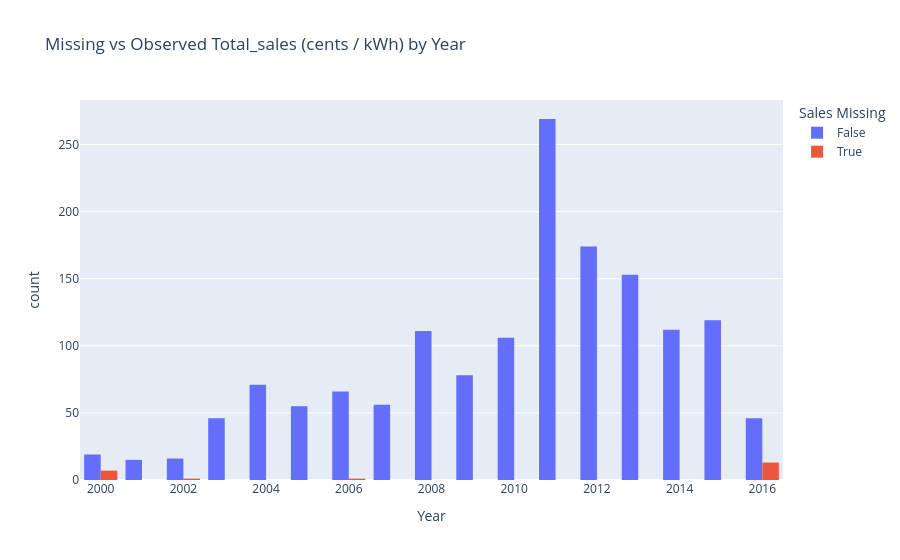

Notebook code cell kept with this figure:
### Code cell
df_plot["sales_missing"] = df_plot["Total_sales"].isna()

fig = px.histogram(
    df_plot,
    x="Year",
    color="sales_missing",
    barmode="group",
    category_orders={"sales_missing": [False, True]},
    labels={"sales_missing": "Sales Missing"},
    title="Missing vs Observed Total_sales (cents / kWh) by Year",
)

fig.show()
# fig.write_html(
#     "/Users/wuyuming/Desktop/proj_4/proj04_page/graph/total_sales_missing.html"
# )

### Figure 1 — Plotly figure (JSON) as saved in the notebook; plotly's stock layout.template omitted (floating-point values rounded to 4 significant figures; data arrays with more than 128 entries replaced by an {"elided": "..."} marker saying what was removed)
{"data": [{"alignmentgroup": "True", "bingroup": "x", "hovertemplate": "Sales Missing=False<br>Year=%{x}<br>count=%{y}<extra></extra>", "legendgroup": "False", "marker": {"color": "#636efa", "pattern": {"shape": ""}}, "name": "False", "offsetgroup": "False", "orientation": "v", "showlegend": true, "type": "histogram", "x": {"elided": "1512 int values"}, "xaxis": "x", "yaxis": "y"}, {"alignmentgroup": "True", "bingroup": "x", "hovertemplate": "Sales Missing=True<br>Year=%{x}<br>count=%{y}<extra></extra>", "legendgroup": "True", "marker": {"color": "#EF553B", "pattern": {"shape": ""}}, "name": "True", "offsetgroup": "True", "orientation": "v", "showlegend": true, "type": "histogram", "x": [2016, 2016, 2016, 2016, 2000, 2000, 2000, 2016, 2016, 2016, 2016, 2000, 2016, 2000, 2016, 2000, 2016, 2002, 2016, 2016, 2006, 2000], "xaxis": "x", "yaxis": "y"}], "layout": {"barmode": "group", "legend": {"title": {"text": "Sales Missing"}, "tracegroupgap": 0}, "title": {"text": "Missing vs Observed Total_sales (cents / kWh) by Year"}, "xaxis": {"anchor": "y", "domain": [0, 1], "title": {"text": "Year"}}, "yaxis": {"anchor": "x", "domain": [0, 1], "title": {"text": "count"}}}}
